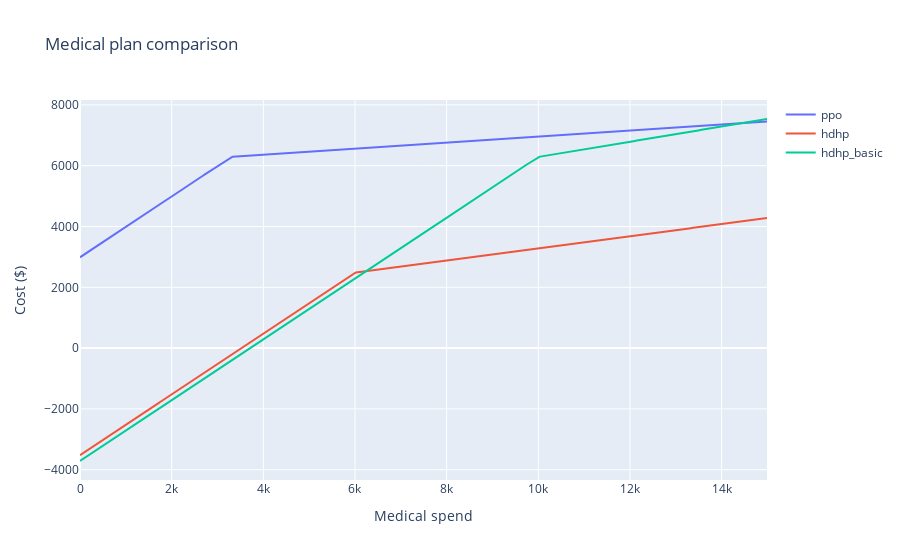

The cell this chart's notebook holds for it:
### Code cell
"""
Main file to run insurance analysis 
"""

import matplotlib.pyplot as plt
from helper_functions.helper_funcs import plot_plans

from insurance_classes import Insurance_plan
from helper_functions import *

# define user inputs
TAX_RATE = 0.35



# create objects for each insurance type
ppo_dict = {'premium': 332, 'deductible': 3300, 'oop_max': 13600, 
            'hsa_limit': 2850, 'company_contribution': 0, 'coinsurance': 0.1}
hdhp_dict = {'premium': 16, 'deductible': 6000, 'oop_max': 20000, 
            'hsa_limit': 7750, 'company_contribution': 1000, 'coinsurance': 0.2}
hdhp_basic_dict = {'premium': 0, 'deductible': 10000, 'oop_max': 26200, 
            'hsa_limit': 7750, 'company_contribution': 1000, 'coinsurance': 0.25}

ppo_object = Insurance_plan(TAX_RATE, 'ppo', **ppo_dict)
hdhp_object = Insurance_plan(TAX_RATE, 'hdhp', **hdhp_dict)
hdhp_basic_object = Insurance_plan(TAX_RATE, 'hdhp_basic', **hdhp_basic_dict)

plot_plans([ppo_object, hdhp_object, hdhp_basic_object], 0, 15000, 10)

### Figure 1 — Plotly figure (JSON) as saved in the notebook; plotly's stock layout.template omitted (floating-point values rounded to 4 significant figures; data arrays with more than 128 entries replaced by an {"elided": "..."} marker saying what was removed)
{"data": [{"mode": "lines", "name": "ppo", "type": "scatter", "x": {"elided": "1500 int values"}, "y": {"elided": "1500 float values"}}, {"mode": "lines", "name": "hdhp", "type": "scatter", "x": {"elided": "1500 int values"}, "y": {"elided": "1500 float values"}}, {"mode": "lines", "name": "hdhp_basic", "type": "scatter", "x": {"elided": "1500 int values"}, "y": {"elided": "1500 float values"}}], "layout": {"title": {"text": "Medical plan comparison"}, "xaxis": {"title": {"text": "Medical spend"}}, "yaxis": {"title": {"text": "Cost ($)"}}}}
